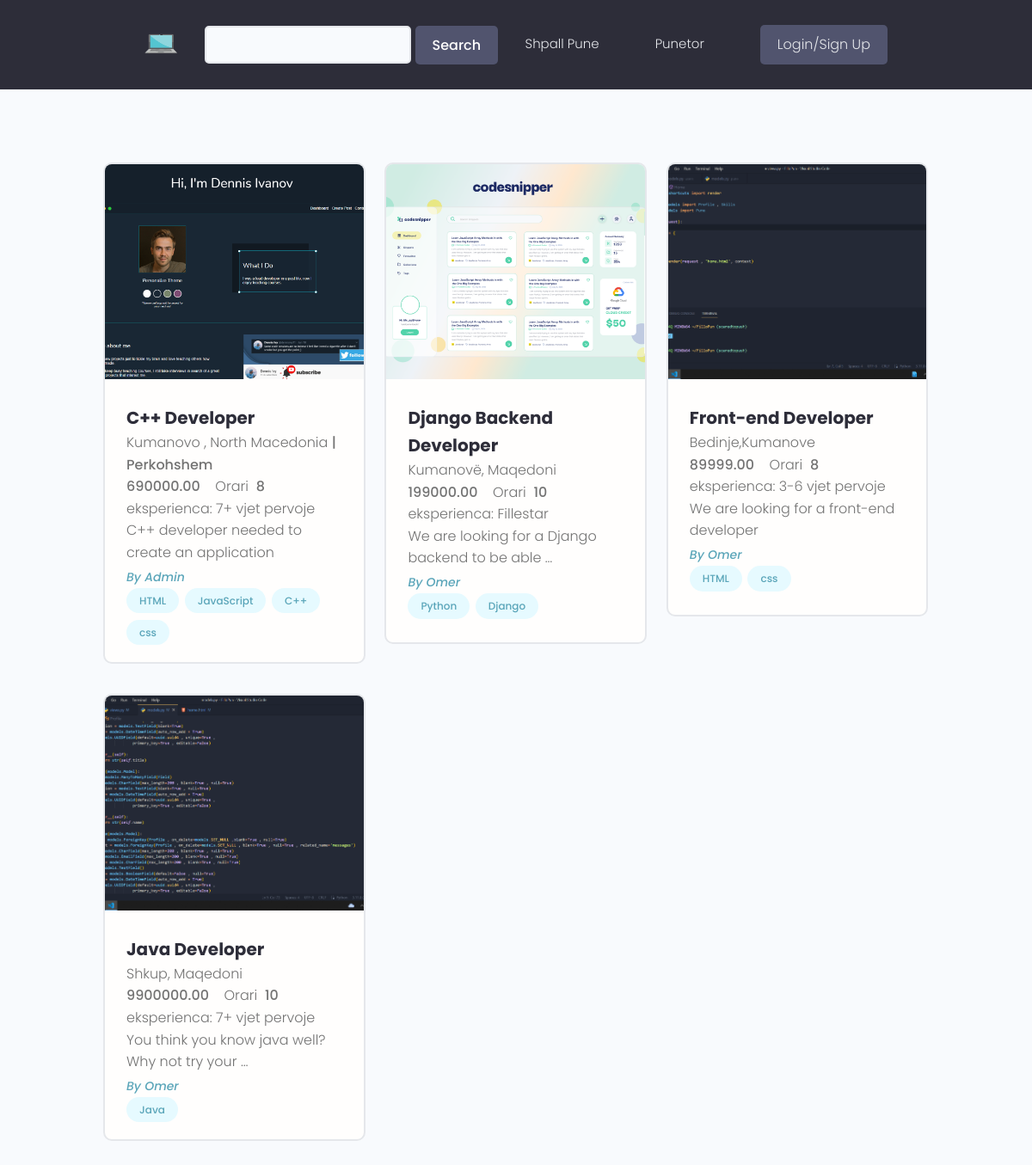
Page /kerko-pune/ on the earlier database version.
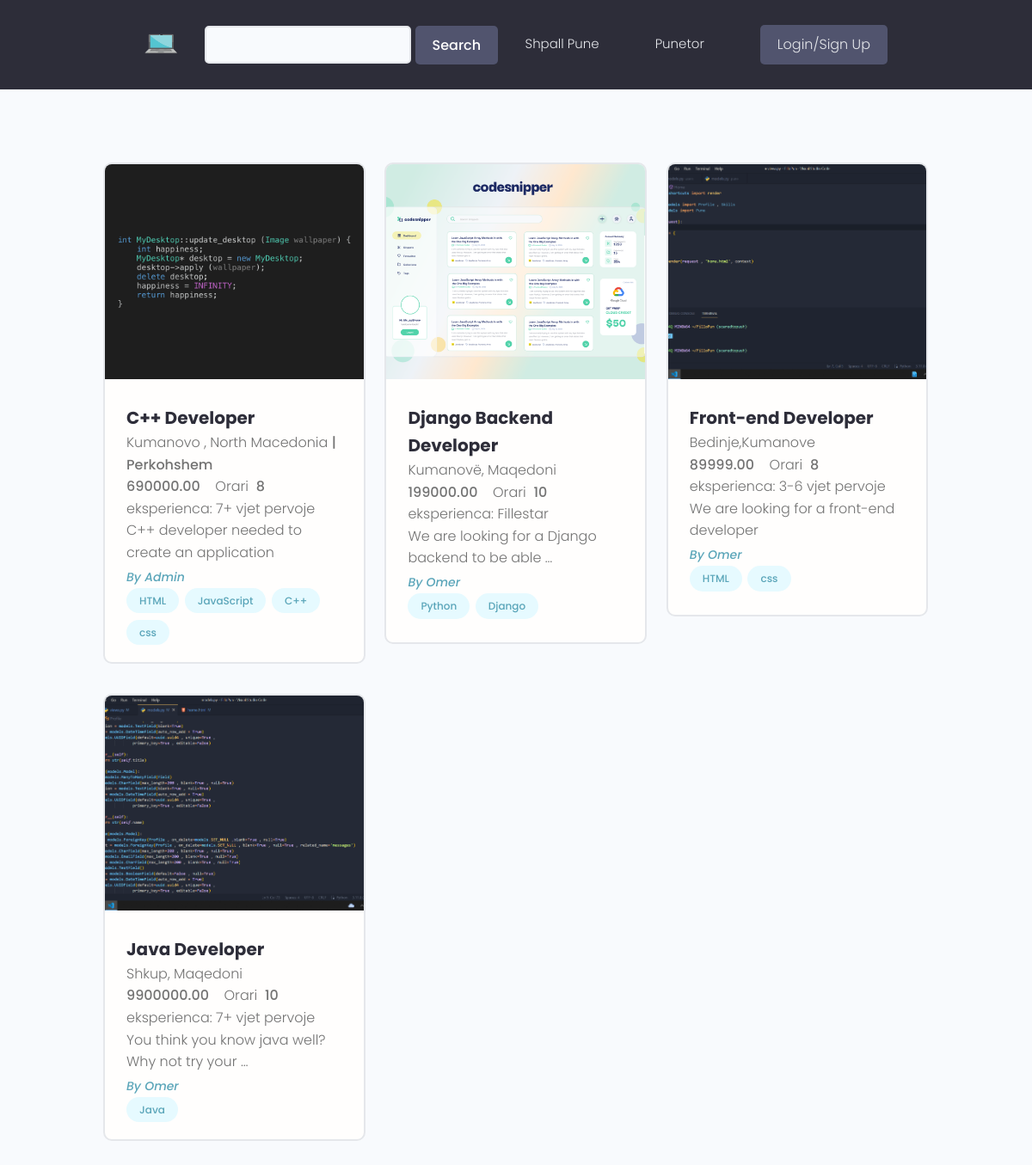
Same page on the later database version.
### pune/models.py (models this page shows, shortened)
class Pune(models.Model):
    business = models.ForeignKey(Profile , on_delete=models.CASCADE , blank=True)
    title = models.CharField(max_length=255)
    bio = models.TextField(blank=True , null=True)
    image = models.ImageField(blank=True , null=True, upload_to='profiles/', default='static/images/default.jpg')
    location = models.CharField(max_length=200 , blank=True , null=True)
    perkohshmeri = models.BooleanField(default=False)
    skills = models.ManyToManyField(Skills, blank=True)
    experience = models.CharField(max_length=255 , choices=EXPERIENCE)
    pagesa = models.DecimalField(decimal_places=2 , max_digits=10)
    orari = models.PositiveIntegerField(default=0)
    aplicants = models.IntegerField(default=0)
    created = models.DateTimeField(auto_now_add = True)
    id = models.UUIDField(default=uuid.uuid4 , unique=True ,
                        primary_key=True , editable=False)

### users/models.py (models this page shows, shortened)
class Profile(models.Model):
    user = models.OneToOneField(User , on_delete = models.CASCADE ,  null=True , blank=True)
    name = models.CharField(max_length=150 , null=True , blank=True)
    sur_name = models.CharField(max_length=150 , null=True , blank=True)
    email = models.EmailField(max_length=500 , blank=True , null=True)
    username = models.CharField(max_length=200 ,unique = True ,blank=True , null=True)
    profilepic = models.ImageField(blank=True , null=True, upload_to='profiles/', default='static/images/profiles/user-default.png')
    bio = models.TextField(blank=True , null=True)
    skills = models.ManyToManyField('Skills', blank=True)
    CV = models.FileField(upload_to='CV/',blank=True , null=True)
    resume = models.FileField(upload_to='Resume/',blank=True , null=True)
    birth_date = models.DateField(blank=True, null=True)
    business = models.BooleanField(default=False)
    location = models.CharField(max_length=200 , blank=True , null=True)
    created = models.DateTimeField(auto_now_add = True)
    id = models.UUIDField(default=uuid.uuid4 , unique=True ,
                        primary_key=True , editable=False)
    def __str__(self):
        return str(self.username)

### pune/views.py (the view)
# urls.py: path('kerko-pune/', views.kerkoPune , name='kerko-pune'),
def kerkoPune(request):
    pune = Pune.objects.all()
    context = {
        'pune':pune,
    }
    return render(request , 'pune/kerkopune.html',context)

### users/models.py (called while the page is built)
    def __str__(self):
        return str(self.name)

### pune/templates/pune/kerkopune.html (shortened to what this page needs)
{% extends 'base.html' %}
{% block content %}
<section class="projectsList">
    <div class="container">
      <div class="grid grid--three">
      {% for pune in pune %}
        <div class="column">
          <div class="card project">
            <a href="{% url 'single-pune' pune.id %}" class="project">
              <img class="project__thumbnail" src="{{pune.image.url}}" alt="project thumbnail" />
              <div class="card__body">
                <h3 class="project__title">{{pune.title}}</h3>
                <p>{{pune.location}} <strong>{% if pune.perkohshmeri == True %}| Perkohshem {% endif %}</strong></p>
                <p><strong>{{pune.pagesa}}</strong>&nbsp;&nbsp;&nbsp; Orari &nbsp;<strong>{{pune.orari}}</strong></p>
                <p>eksperienca: {{pune.experience}}</p>
                <p>{{pune.bio|truncatewords:10}}</p>
                <p><a class="project__author" href="{% url 'profile' pune.business %}">By {{ pune.business.name }}</a></p>
                <div class="project__tags">
                  {% for skill in pune.skills.all|slice:"5" %}
                  <span class="tag tag--pill tag--main">
                    <small>{{skill}}</small>
                  </span>
                  {% endfor %}
                </div>
              </div>
            </a>
          </div>
        </div>
        {% endfor %}
      </div>
    </div>
  </section>
{% endblock content %}

Differences in the rows shown:
changed Pune "C++ Developer": image: a different picture
